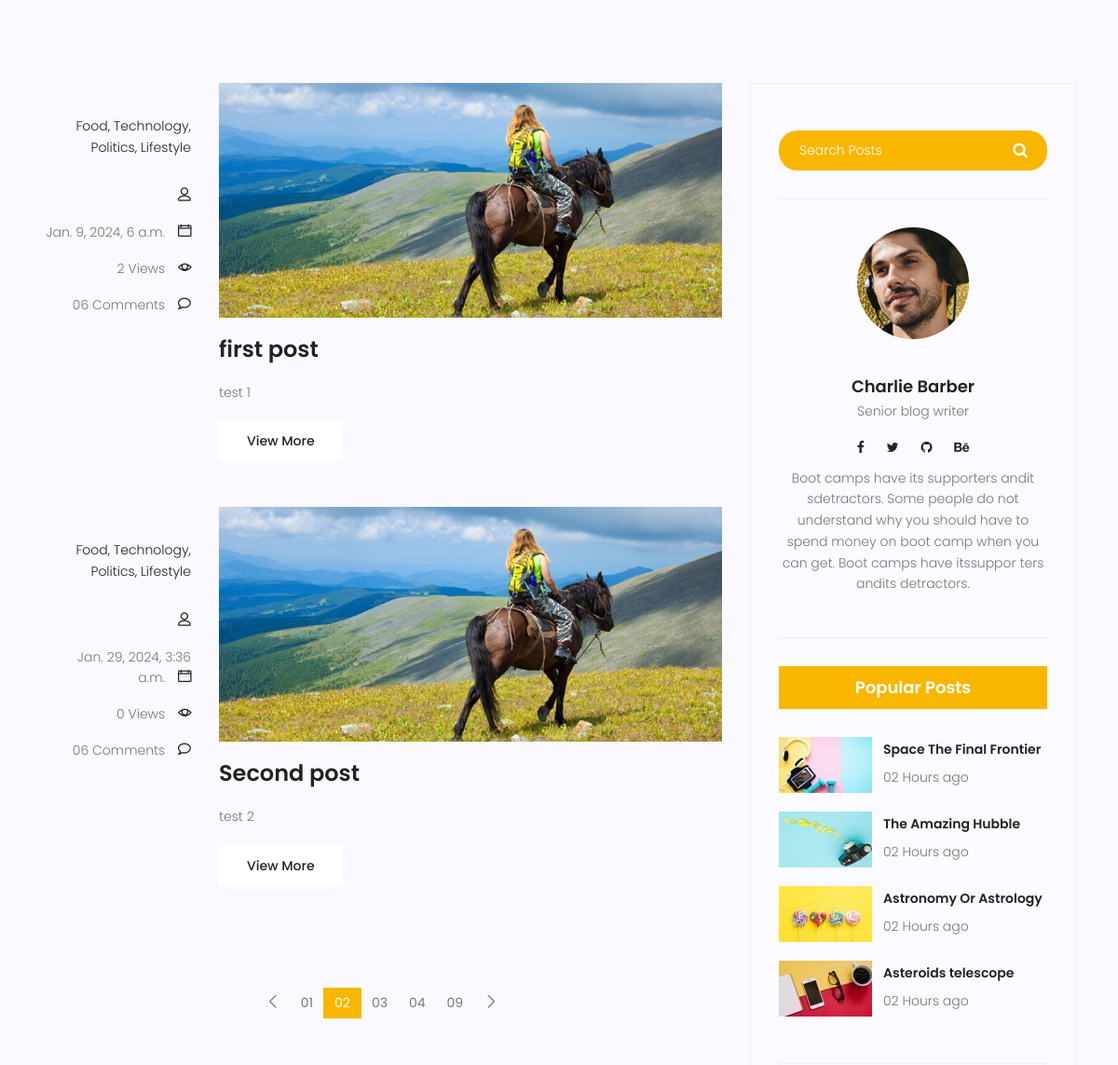
The page /blog/ (middle part) on the database as committed earlier.
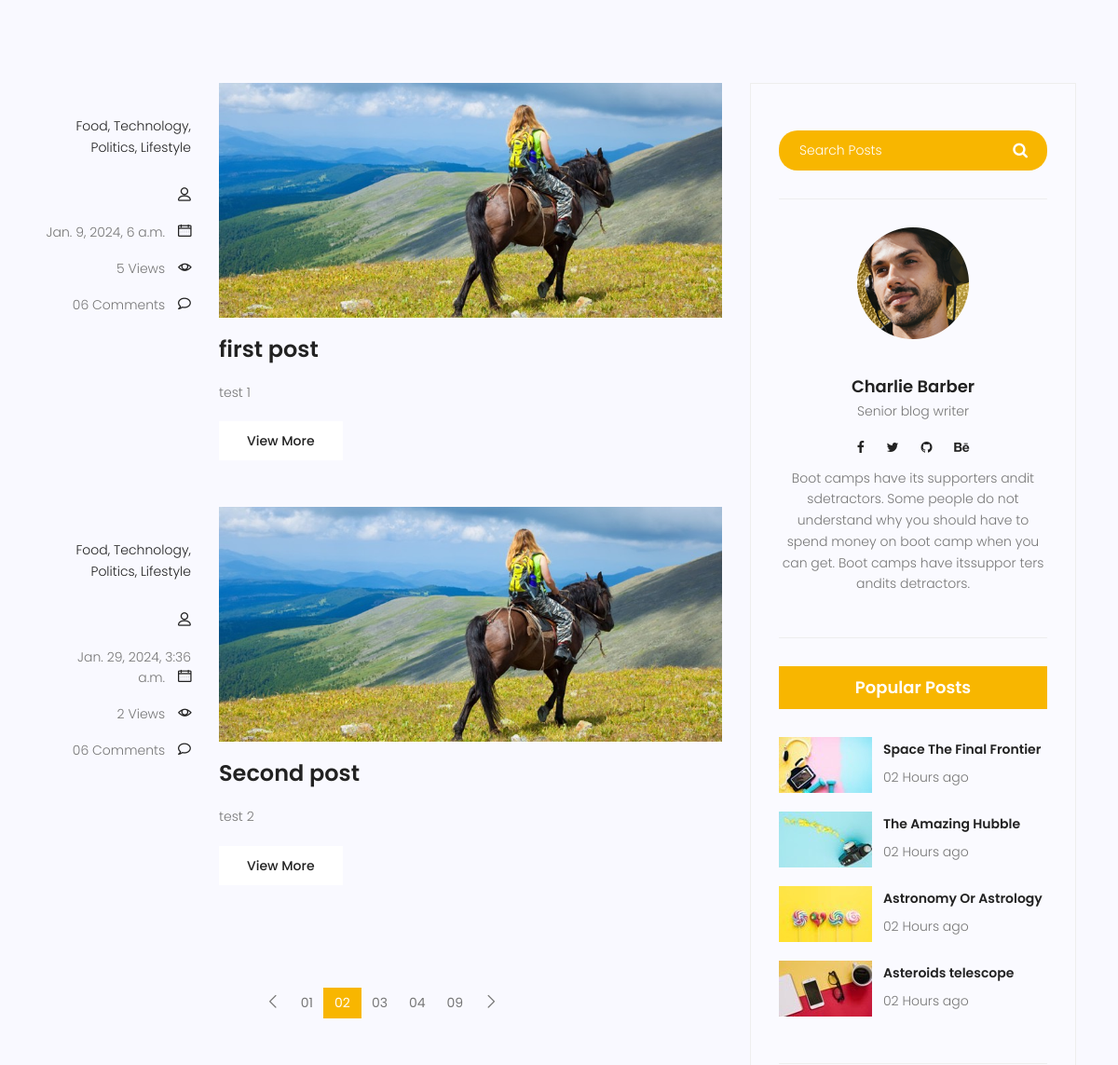
The same page on the database as committed later.
### blog/models.py (models this page shows, shortened)
class Post(models.Model):
    title = models.CharField(max_length = 255)
    content = models.TextField()
    author = models.ForeignKey(User, on_delete=models.SET_NULL, null=True)
    counted_view = models.IntegerField(default=0)
    status = models.BooleanField(default=False)
    created_date = models.DateTimeField(auto_now_add=True)
    updated_date = models.DateTimeField(auto_now=True)
    published_date = models.DateTimeField(null=True)
    class Meta:
        ordering = ['created_date']

### blog/views.py (the view)
# urls.py: path('',blog_view, name='index'),
def blog_view(request):
    posts = Post.objects.filter(published_date__lte=datetime.now(tz=timezone.utc), status=True)
    context = {'posts' : posts}
    return render(request, 'blog/blog-home.html', context)

### templates/blog/blog-home.html (shortened to what this page needs)
{% extends 'base.html' %}
{% load static %}
{% block content %}
<section class="top-category-widget-area pt-90 pb-90">
</section>
<section class="post-content-area">
  <div class="container">
    <div class="row">
      <div class="col-lg-8 posts-list">
        {% for post in posts %}
        {% if post.status == True %}
        <div class="single-post row">
          <div class="col-lg-3 col-md-3 meta-details">
            <ul class="tags">
              <li><a href="#">Food,</a></li>
              <li><a href="#">Technology,</a></li>
              <li><a href="#">Politics,</a></li>
              <li><a href="#">Lifestyle</a></li>
            </ul>
            <div class="user-details row">
              <p class="user-name col-lg-12 col-md-12 col-6">
                <a href="#">{{post.author.get_full_name}}</a> <span class="lnr lnr-user"></span>
              </p>
              <p class="date col-lg-12 col-md-12 col-6">
                <a href="#">{{post.published_date}}</a>
                <span class="lnr lnr-calendar-full"></span>
              </p>
              <p class="view col-lg-12 col-md-12 col-6">
                <a href="#">{{post.counted_view}} Views</a> <span class="lnr lnr-eye"></span>
              </p>
              <p class="comments col-lg-12 col-md-12 col-6">
                <a href="#">06 Comments</a> <span class="lnr lnr-bubble"></span>
              </p>
            </div>
          </div>
          <div class="col-lg-9 col-md-9">
            <div class="feature-img">
              <img class="img-fluid" src="{% static 'img/blog/feature-img1.jpg' %}" alt="" />
            </div>
            <a class="posts-title" href="{% url 'blog:single' pid=post.id %}"
              ><h3>{{post.title}}</h3></a
            >
            <p class="excert">
            {{post.content}}
            </p>
            <a href="{% url 'blog:single' pid=post.id %}" class="primary-btn">View More</a>
          </div>
        </div>
        {% endif %}
        {% endfor %}
        <nav class="blog-pagination justify-content-center d-flex">
          <ul class="pagination">
            <li class="page-item">
              <a href="#" class="page-link" aria-label="Previous">
                <span aria-hidden="true">
                  <span class="lnr lnr-chevron-left"></span>
                </span>
              </a>
            </li>
            <li class="page-item"><a href="#" class="page-link">01</a></li>
            <li class="page-item active">
              <a href="#" class="page-link">02</a>
            </li>
            <li class="page-item"><a href="#" class="page-link">03</a></li>
            <li class="page-item"><a href="#" class="page-link">04</a></li>
            <li class="page-item"><a href="#" class="page-link">09</a></li>
            <li class="page-item">
              <a href="#" class="page-link" aria-label="Next">
                <span aria-hidden="true">
                  <span class="lnr lnr-chevron-right"></span>
                </span>
              </a>
            </li>
          </ul>
        </nav>
      </div>
      <div class="col-lg-4 sidebar-widgets">
        <div class="widget-wrap">
          <div class="single-sidebar-widget search-widget">
            <form class="search-form" action="#">
              <input
                placeholder="Search Posts"
                name="search"
                type="text"
                onfocus="this.placeholder = ''"
                onblur="this.placeholder = 'Search Posts'"
              />
              <button type="submit"><i class="fa fa-search"></i></button>
            </form>
          </div>
          <div class="single-sidebar-widget user-info-widget">
            <img src="{% static 'img/blog/user-info.png' %}" alt="" />
            <a href="#"><h4>Charlie Barber</h4></a>
            <p>Senior blog writer</p>
            <ul class="social-links">
              <li>
                <a href="#"><i class="fa fa-facebook"></i></a>
              </li>
              <li>
                <a href="#"><i class="fa fa-twitter"></i></a>
              </li>
              <li>
                <a href="#"><i class="fa fa-github"></i></a>
              </li>
              <li>
                <a href="#"><i class="fa fa-behance"></i></a>
              </li>
            </ul>
            <p>
              Boot camps have its supporters andit sdetractors. Some people do
              not understand why you should have to spend money on boot camp
              when you can get. Boot camps have itssuppor ters andits
              detractors.
            </p>
          </div>
          <div class="single-sidebar-widget popular-post-widget">
            <h4 class="popular-title">Popular Posts</h4>
            <div class="popular-post-list">
              <div class="single-post-list d-flex flex-row align-items-center">
                <div class="thumb">
                  <img class="img-fluid" src="{% static 'img/blog/pp1.jpg' %}" alt="" />
                </div>
                <div class="details">
                  <a href="blog-single.html"
                    ><h6>Space The Final Frontier</h6></a
                  >
                  <p>02 Hours ago</p>
                </div>
              </div>
              <div class="single-post-list d-flex flex-row align-items-center">
                <div class="thumb">
                  <img class="img-fluid" src="{% static 'img/blog/pp2.jpg' %}" alt="" />
                </div>
                <div class="details">
                  <a href="blog-single.html"><h6>The Amazing Hubble</h6></a>
                  <p>02 Hours ago</p>
                </div>
              </div>
              <div class="single-post-list d-flex flex-row align-items-center">
                <div class="thumb">
                  <img class="img-fluid" src="{% static 'img/blog/pp3.jpg' %}" alt="" />
                </div>
                <div class="details">
                  <a href="blog-single.html"><h6>Astronomy Or Astrology</h6></a>
                  <p>02 Hours ago</p>
                </div>
              </div>
              <div class="single-post-list d-flex flex-row align-items-center">
                <div class="thumb">
                  <img class="img-fluid" src="{% static 'img/blog/pp4.jpg' %}" alt="" />
                </div>
                <div class="details">
                  <a href="blog-single.html"><h6>Asteroids telescope</h6></a>
                  <p>02 Hours ago</p>
                </div>
              </div>
            </div>
          </div>
        </div>
      </div>
    </div>
  </div>
</section>
{% endblock %}

### templates/base.html (shortened to what this page needs)
{% load static %}
<!DOCTYPE html>
<html lang="zxx" class="no-js">
  <head>
    <link rel="stylesheet" href="{% static 'css/linearicons.css' %}" />
    <link rel="stylesheet" href="{% static 'css/font-awesome.min.css' %}" />
    <link rel="stylesheet" href="{% static 'css/bootstrap.css' %}" />
    <link rel="stylesheet" href="{% static 'css/magnific-popup.css' %}" />
    <link rel="stylesheet" href="{% static 'css/jquery-ui.css' %}" />
    <link rel="stylesheet" href="{% static 'css/nice-select.css' %}" />
    <link rel="stylesheet" href="{% static 'css/animate.min.css' %}" />
    <link rel="stylesheet" href="{% static 'css/owl.carousel.css' %}" />
    <link rel="stylesheet" href="{% static 'css/main.css' %}" />
  </head>
  <body>
    {% block content %}
    {% endblock %}
  </body>
</html>

Rows that differ between the two databases and show on the page:
changed Post "first post": counted_view "2" → "5"
changed Post "Second post": counted_view "0" → "2"
